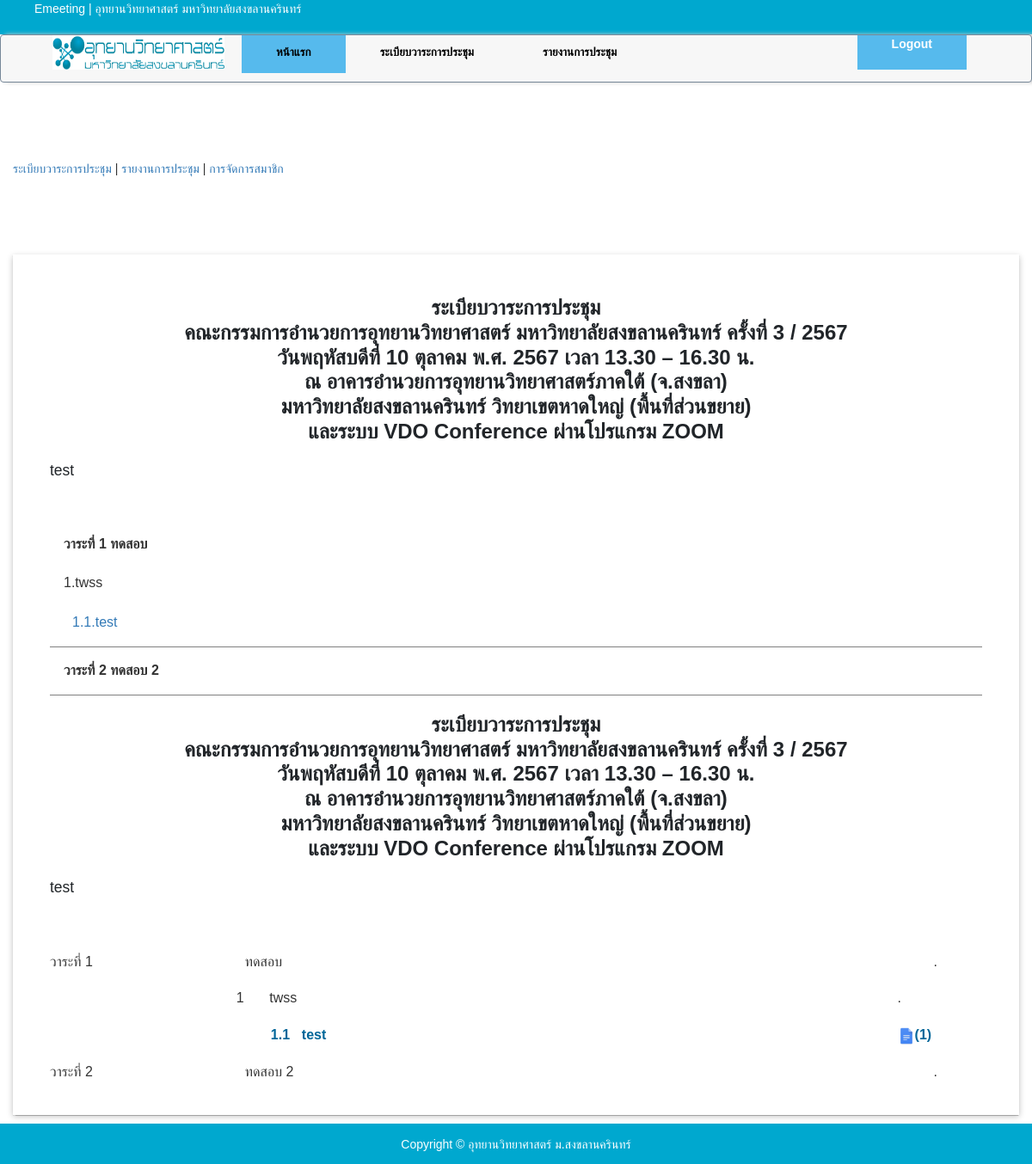
Page /index.php?controller=Master&action=detail&code=T00013 (signed in) on the committed database.
### tables this page shows
CREATE TABLE `meeting` (
  `id` int(11) NOT NULL,
  `code` varchar(30) NOT NULL,
  `topic` text NOT NULL,
  `doc_type` int(11) NOT NULL,
  `type` int(11) NOT NULL,
  `start_date` date NOT NULL,
  `time_start` text NOT NULL,
  `end_date` date NOT NULL,
  `time_end` text NOT NULL,
  `room` varchar(30) NOT NULL,
  `active` int(11) NOT NULL,
  `link` varchar(30) NOT NULL,
  `doctopic_text` text NOT NULL,
  `detail` text NOT NULL,
  `user` varchar(30) NOT NULL,
  `ip` varchar(30) NOT NULL,
  `created_at` datetime NOT NULL DEFAULT current_timestamp(),
  `updated_at` datetime NOT NULL DEFAULT current_timestamp()
);

CREATE TABLE `meeting_term` (
  `id` int(11) NOT NULL,
  `code` varchar(30) NOT NULL,
  `title` text NOT NULL,
  `topic` text NOT NULL,
  `no` varchar(30) NOT NULL,
  `number` text NOT NULL,
  `top` varchar(30) NOT NULL,
  `doc_code` varchar(30) NOT NULL,
  `type` varchar(30) NOT NULL,
  `file_present` text NOT NULL,
  `link` text NOT NULL,
  `ip` varchar(30) NOT NULL,
  `created_at` datetime NOT NULL DEFAULT current_timestamp(),
  `updated_at` datetime NOT NULL DEFAULT current_timestamp()
);

### app/index.php (called while the page is built, shortened)
<?php
$route = new Route();
    if (isset($_GET['controller']) && isset($_GET['action'])) {
        $controller = $_GET['controller'];
        $action = $_GET['action'];
        $route->add($controller, $action);
    } else {
        $controller = 'Auth';
        $action = 'index';
        $route->add($controller, $action);
    }
$route->submit();

### index.php (called while the page is built)
<?php
require_once __DIR__.'/app/index.php';

### app/Base.php (called while the page is built, shortened)
<?php
class Base {
    public $sql;
    public function getInstance() {
        $con = new mysqli(DB::$connect["host"], DB::$connect["user"], DB::$connect["password"], DB::$connect["database"]);
        $con->set_charset("utf8");
        return $con;
    }
    public function fetchAll() {
        $query = $this->getInstance()->query($this->sql);
        $query->fetch_row();
        return $query;
    }
    public function query($sql) {
        $this->sql = $sql;
        return $this;
    }
    public function one() {
        $result = $this->getInstance()->query($this->sql);
        $row=$result->fetch_assoc();
        return $row;
    }
}
?>

### app/view.php (called while the page is built, shortened)
<?php
class view extends Base{
    private $render = FALSE;
    public  function __construct($template) {
       $file = './view/'.$template.'.php';
        if (file_exists($file)) {
                $this->render = $file;
            } else {
                echo ('Template '.$template.' not found!');
            }
    }
    public function __destruct() {
        include($this->render);
    }
}

### controller/MasterController.php (the view, shortened to what this page needs)
<?php
require_once './app/Base.php';
class MasterController extends Base {
    var $strsub;
    public $strsub_mobile;
    public function detail() {
        $meeting = Base::query("select * from meeting where code='" . $_GET["code"] . "'")->one();
        $terms = $this->getterm($meeting["code"]);
        $terms_mobile = $this->getterm_mobile($meeting["code"]);
        Redirect::view("master/detail", array("meeting" => $meeting, "terms" => $terms, "terms_mobile" => $terms_mobile));
    }
    public function getterm($code) {
        $term = Base::query("select * from meeting_term where doc_code = '" . $code . "' and top='0' order by no asc")
                ->fetchAll();
        if ($term->num_rows > 0) {
            foreach ($term as $terms) {
                $topic = '';
                 $file = Base::query("select * from file  where code = '" . $terms["code"] . "'")->one();
                if ($terms["type"] == "1") {
                    $topic = $terms["topic"];
                } else if ($terms["type"] == "2") {
                    $topic = "<a href='" . $terms["link"] . "' target='blank'>" . $terms["topic"] . "</a>";
                } else if ($terms["type"] == "3") {
                    $topic = "<a href='./storage/agenda/" . $file["file"] . "' title='" . $file["name"] . "' target='_blank'>" . $terms["topic"] . "</a>";
                }
                $this->strsub .= "<tr><td style='vertical-align:top;width:20%;padding-left:0;'>" . $terms['title'] . "</td>";
                $this->strsub .= "<td style='width:60%;vertical-align:top;'>";
                $this->strsub .= "" . $topic . "";
                $this->strsub .= "</td>";
                $this->strsub .= "<td style='width:10%;text-align:right;'>";
                $this->strsub .= "</td>";
                $this->strsub .= "<td style='width:10%;text-align:center;'>";
                if ($terms["type"] == '3') {
                    $cnt = self::check_file_cnt($terms["code"]);
                    $this->strsub .= "<a href='./storage/agenda/" . $file["file"] . "' title='" . $file["name"] . "' target='_blank' title='เอกสารประกอบ'><img src='./assets/image/file_icon.jpg?key=<?php echo time();' style='width:20px;'>(" . $cnt . ")</a>";
                } else {
                    $this->strsub .= ".";
                }
                $this->strsub .= "</td>";
                $this->strsub .= $this->getsubterm($terms["code"], 0);
                $this->strsub .= "</tr>";
            }
        }
        return $this->strsub;
    }
    public function getsubterm($code, $padding) {
        $strsub = "";
        $term = Base::query("select * from meeting_term where top = '" . $code . "' order by no asc")->fetchAll();
        if ($term->num_rows > 0) {
            foreach ($term as $terms) {
                $topic = '';
                 $file = Base::query("select * from file  where code = '" . $terms["code"] . "'")->one();
                if ($terms["type"] == '1') {
                    if (!empty($terms["number"])) {
                        $topic .= "<div style='width:6%;float:left;'>" . $terms["number"] . "</div>";
                    }
                    $topic .= "<div style='width:94%;float:left;word-wrap: break-word;'>" . $terms["topic"] . "</div>";
                } else if ($terms["type"] == '3') {
                    $topic .= "<a  href='./storage/agenda/" . $file["file"] . "' title='" . $file["name"] . "'   target='_blank'  target='_blank'>";
                    if (!empty($terms["number"])) {
                        $topic .= "<div style='width:6%;float:left;'>" . $terms["number"] . "</div>";
                    }
                    $topic .= "<div style='width:94%;float:left;word-wrap: break-word;'>" . $terms["topic"] . "</div>";
                    $topic .= "</a>";
                }
                $this->strsub .= "<tr>";
                $this->strsub .= "<td style='verticle-align:top;'>" . $terms["title"] . "</td>";
                $this->strsub .= "<td style='verticle-align:top;padding-left:" . $padding . "px;'>" . $topic . "</td>";
                $this->strsub .= "<td style='width:10%;text-align:right;'>";
                $this->strsub .= "</td>";
                $this->strsub .= "<td style='width:20%;'>";
                if ($terms["type"] == '3') {
                    $cnt = self::check_file_cnt($terms["code"]);
                    $this->strsub .= "<a  href='./storage/agenda/" . $file["file"] . "' title='" . $file["name"] . "'  target='_blank' title='เอกสารประกอบ'><img src='./assets/image/file_icon.jpg?key=<?php echo time();' style='width:20px;'>(" . $cnt . ")</a>";
                } else {
                    $this->strsub .= ".";
                }
                $this->strsub .= "</td>";
                $this->strsub .= "</tr>";
                $this->strsub .= $this->getsubterm($terms["code"], ($padding + 40));
            }
        }
        return $strsub;
    }
    public function getterm_mobile($code) {
        $term = Base::query("select * from meeting_term where doc_code = '" . $code . "' and top='0' order by no asc")
                ->fetchAll();
        if ($term->num_rows > 0) {
            foreach ($term as $terms) {
                $topic = '';
                if ($terms["type"] == '1') {
                    $topic = $terms["topic"];
                } else if ($terms["type"] == '2') {
                    $topic = "<a href='" . $terms["link"] . "' target='_blank'>" . $terms["topic"] . "</a>";
                } else if ($terms["type"] == '3') {
                    $topic = "<a onclick='setitmfile(\"" . $terms["code"] . "\",\"show_report_modal\");' href='#report_modal' rel='modal:open'>" . $terms["topic"] . "</a>";
                }
                $this->strsub_mobile .= "<div style='width:100%;padding:1em;border-bottom:1px solid gray;word-wrap: break-word;white-space: nowrap;overflow:auto;'>";
                if ($terms["type"] == '3') {
                    $cnt = self::check_file_cnt($terms["code"]);
                    $this->strsub .= "<a onclick='setitmfile(\"" . $terms["code"] . "\",\"show_report_modal\");' href='#report_modal' rel='modal:open' target='_blank' title='เอกสารประกอบ'><img src='./assets/image/file_icon.jpg?key=<?php echo time();' style='width:20px;'>(" . $cnt . ")</a>";
                } else {
                    $this->strsub .= ".";
                }
                $this->strsub_mobile .= "<b>" . $terms["title"] . " " . $topic . "</b><br>";
                $this->strsub_mobile .= $this->getsubterm_mobile($terms["code"], 0);
                $this->strsub_mobile .= "</div>";
            }
        }
        $this->strsub_mobile .= "";
        return $this->strsub_mobile;
    }
    public function getsubterm_mobile($code, $padding) {
        $strsub_mobile = "";
        $term = Base::query("select * from meeting_term where top = '" . $code . "' order by no asc")->fetchAll();
        if ($term->num_rows > 0) {
            $this->strsub_mobile .= "<div style='width:100%;padding:0;padding-left:" . $padding . "px;'>";
            foreach ($term as $terms) {
                $topic = '';
                if ($terms["type"] == '1') {
                    if (!empty($terms["number"])) {
                        $topic .= $terms["number"] . ".";
                    }
                    $topic .= $terms["topic"];
                } else if ($terms["type"] == '3') {
                    $topic .= "<a onclick='setitmfile(\"" . $terms["code"] . "\",\"show_report_modal\");' href='#report_modal' rel='modal:open' target='_blank' style='float:left;'>";
                    if (!empty($terms["number"])) {
                        $topic .= $terms["number"] . ".";
                    }
                    $topic .= $terms["topic"];
                    $topic .= "</a>";
                }
                $this->strsub_mobile .= "<br>" . $topic;
                $this->strsub_mobile .= $this->getsubterm_mobile($terms["code"], $padding + 10);
            }
            $this->strsub_mobile .= "</div>";
        }
        return $strsub_mobile;
    }
    function check_file_cnt($code) {
        $term = Base::query("select count(*) as cnt from file where code = '" . $code . "'")->one();
        return $term["cnt"];
    }
}

### app/Route.php (shortened to what this page needs)
<?php
class Route
{
    private $_listUri = array();
    private $_listCall = array();
    public function add($uri, $function)
    {
        $this->_listUri[] = $uri;
        $this->_listCall[] = $function;
    }
    public function submit()
    {
        foreach ($this->_listUri as $listKey => $listUri) {
            $action = $this->_listCall[$listKey];
            $controllers = new $controller();
            $controllers->$action();
       }
    }
}

### view/master/detail.php (shortened to what this page needs)
<?php
if($_SESSION["status"]>1){
    require_once './layouts/header_admin.php';
    }else{
        require_once './layouts/header_main.php';
    }
?>
<div class="container" style="background-color:white;margin-top:20px;margin-bottom:10px;">
    <div class="row box-shadow1" style="min-height:1000px;">
        <div class="col-md-12 col-lg-12  col-sm-12">
                    <?php if (isset($meeting)) { ?>
                    <div class="mobile" style="font-size:12pt;overflow-x:scroll;margin:0 auto;">
                        <div class='topic'>
                            <b><?= trim($meeting["doctopic_text"]); ?></b>
                        </div>
                        <div style='width:100%;margin-bottom:20px;margin-top:20px;'>
                            <?= trim($meeting["detail"]); ?>
                        </div>
                        <table class="tbl_index" border="0" style="width:100%;">
                            <?php echo $terms_mobile; ?>
                        </table>
                    </div>
                    <div class="display" style="margin:0 auto;height:auto;">
                        <div class='topic'>
                            <b><?= trim($meeting["doctopic_text"]); ?></b>
                        </div>
                        <div style='width:100%;margin-bottom:20px;margin-top:20px;'>
                            <?= trim($meeting["detail"]); ?>
                        </div>
                        <table class="tbl_index" border="0" style="width:100%;margin-top:30px;">
                            <?php echo $terms; ?>
                        </table>
                    </div>
                <?php } ?>
            </div>
    </div>
</div>
<?php require_once './layouts/footer_main.php'; ?>

### assets/css/master.css (style rules this page uses)
body { background-image: linear-gradient( 96.5deg, rgba(39,103,187,1) 10.4%, rgba(16,72,144,1) 87.7% ); background: #fff; font-family: 'Kanit', sans-serif; width:100%; }
.tbl_index { width:95%; margin:0 auto; font-size:12pt; font-family: 'Kanit', sans-serif; }
.tbl_index td,th { padding:1rem; font-family: 'Kanit', sans-serif; }
.tbl_index a { text-decoration: none; font-weight: bold; color:#006699; }
.box-shadow1 { box-shadow: rgba(0, 0, 0, 0.25) 0px 0.0625em 0.0625em, rgba(0, 0, 0, 0.25) 0px 0.125em 0.5em, rgba(255, 255, 255, 0.1) 0px 0px 0px 1px inset; padding:2em; }
.topic { margin:auto; text-align:center; width:100%; font-size:14pt; word-wrap: break-word; margin-top:20px; padding:0; }
body { margin:0;font-family:Arial }
body { margin: 0; font-family: Arial, Helvetica, sans-serif; }
@media (min-width: 1025px) and (max-width: 1280px) { .mobile { display: none; } }
@media only screen and (min-device-width: 481px) and (max-device-width: 1024px) and (orientation:portrait) { .mobile { display: block; } }
@media only screen and (min-device-width: 481px) and (max-device-width: 1024px) and (orientation:portrait) { .row { margin-top:50px; } }
@media (min-width: 1025px) and (max-width: 1280px) { body { margin:0;font-family:Arial } }

### assets/theme/css/master.css (style rules this page uses)
.topic { margin:auto; text-align:center; width:100%; font-size:14pt; word-wrap: break-word; margin-top:20px; padding:0; }
body { margin:0;font-family:Arial }
body { margin: 0; font-family: Arial, Helvetica, sans-serif; }
@media (min-width: 1025px) and (max-width: 1280px) { .mobile { display: none; } }
@media only screen and (min-device-width: 481px) and (max-device-width: 1024px) and (orientation:portrait) { .mobile { display: block; } }
@media only screen and (min-device-width: 481px) and (max-device-width: 1024px) and (orientation:portrait) { .row { margin-top:50px; } }

### layouts/header_admin.php (style rules this page uses)
body { font-family: "PSU-Stidti-Regular","PSU-Stidti-Light","PSU-Stidti-Bold",sans-serif; width: 100vw; height: 100vh; }
* { padding: 0; margin: 0; box-sizing: border-box; font-family: "PSU-Stidti-Regular","PSU-Stidti-Light","PSU-Stidti-Bold",sans-serif; }

### rows in the picture
meeting: doctopic_text "ระเบียบวาระการประชุม คณะกรรมการอำนวยการอุทยานวิทยาศาสตร์ มหาวิทยาลัยสงขลานครินทร์ ครั้งที่ 3 / 256 7 วันพฤหัสบดีที่ 10 ตุลาคม พ.ศ. 256 7 เวลา 13.30 – 16.30 น. ณ อาคารอำนวยการอุทยานวิทยาศาสตร์ภาคใต้ (จ.สงขลา) มหาวิทยาลัยสงขลานครินทร์ วิทยาเขตหาดใหญ่ (พื้นที่ส่วนขยาย) และระบบ VDO Conference ผ่านโปรแกรม ZOOM", detail "test"
meeting_term: title "วาระที่ 1", topic "ทดสอบ"
meeting_term: type "1.twss", number "1", topic "twss"
meeting_term: type "1.1.test", number "1.1", topic "test"
meeting_term: title "วาระที่ 2", topic "ทดสอบ 2"

### other values in the picture
$terms "ทดสอบ . . ทดสอบ 2 ."
$cnt "1"
